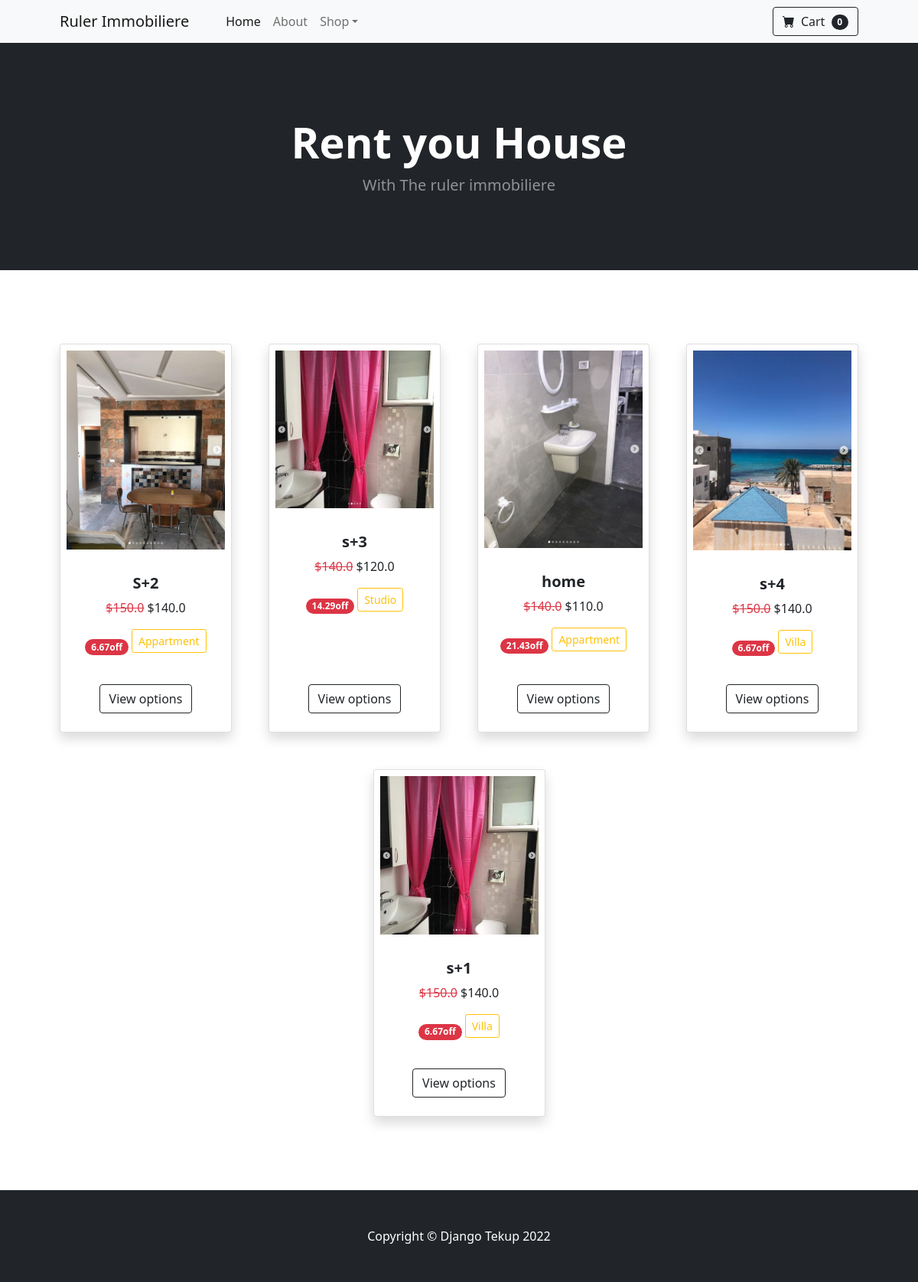
The page / on the database its author committed.
### frontend/models.py (models this page shows, shortened)
class Item(models.Model):
    title = models.CharField(max_length=100)
    price = models.FloatField()
    discount_price = models.FloatField(blank=True, null=True)
    category = models.CharField(choices=CATEGORY_CHOICES, max_length=5)
    label = models.CharField(choices=LABEL_CHOICES, max_length=5)
    slug = models.SlugField()
    description = models.TextField()
    image = models.ImageField()
    def get_discount_percent(self):
        discount_percent = 100 - ( self.discount_price * 100 / self.price)
        return discount_percent
    def get_item_url(self):
        return reverse('frontend:detail', kwargs={
            'slug': self.slug
        })

### frontend/views.py (the view)
# urls.py: path('', views.HomeView.as_view(), name='home'),
class HomeView(ListView):
    model = Item
    paginate_by = 6
    template_name = 'home.html'

### templates/home.html (shortened to what this page needs)
{% extends 'base.html' %}
{% block content %}
<section class="py-5">
            <div class="container px-4 px-lg-5 mt-5">
                <div class="row gx-4 gx-lg-5 row-cols-2 row-cols-md-3 row-cols-xl-4 justify-content-center">
                    {% for item in object_list %}
                    <div class="col mb-5">
                        <div class="card shadow h-100">
                            <img class="card-img-top p-2" src="{{ item.image.url }}" alt="..." />
                            <div class="card-body p-4">
                                <div class="text-center">
                                    <h5 class="fw-bolder">{{ item.title }}</h5>
                                    {% if item.discount_price %}
                                  <p><del class="mt-2 text-danger">${{ item.price }}</del>
                                  ${{ item.discount_price }}</p>
                                    <span class="badge rounded-pill bg-danger">{{ item.get_discount_percent|floatformat:2 }}off</span>
                                    {% else %}
                                    <p>${{ item.price }}</p>
                                    {% endif %}
                                    <p class="btn btn-outline-warning btn-sm">{{ item.get_category_display }} </p>
                                </div>
                            </div>
                            <div class="card-footer p-4 pt-0 border-top-0 bg-transparent">
                                <div class="text-center">
                                    <a class="btn btn-outline-dark mt-auto" href="{{ item.get_item_url }}">View options</a>
                                </div>
                            </div>
                        </div>
                    </div>
                    {% endfor %}
                </div>
            </div>
        </section>
{% endblock %}

### templates/base.html (shortened to what this page needs)
{% load static %}
<!DOCTYPE html>
<html lang="en">
    <head>
        <link href="https://cdn.jsdelivr.net/npm/bootstrap-icons@1.5.0/font/bootstrap-icons.css" rel="stylesheet" />
        <link href="{% static 'styles.css' %}" rel="stylesheet" />
    </head>
    <body>
        <nav class="navbar navbar-expand-lg navbar-light bg-light">
            <div class="container px-4 px-lg-5">
                <a class="navbar-brand" href="#!">Ruler Immobiliere</a>
                <div class="collapse navbar-collapse" id="navbarSupportedContent">
                    <ul class="navbar-nav me-auto mb-2 mb-lg-0 ms-lg-4">
                        <li class="nav-item"><a class="nav-link active" aria-current="page" href="{% url 'frontend:home' %}">Home</a></li>
                        <li class="nav-item"><a class="nav-link" href="#!">About</a></li>
                        <li class="nav-item dropdown">
                            <a class="nav-link dropdown-toggle" id="navbarDropdown" href="#" role="button" data-bs-toggle="dropdown" aria-expanded="false">Shop</a>
                        </li>
                    </ul>
                    <form class="d-flex">
                        <button class="btn btn-outline-dark" type="submit">
                            <i class="bi-cart-fill me-1"></i>
                            Cart
                            <span class="badge bg-dark text-white ms-1 rounded-pill">0</span>
                        </button>
                    </form>
                </div>
            </div>
        </nav>
        <header class="bg-dark py-5">
            <div class="container px-4 px-lg-5 my-5">
                <div class="text-center text-white">
                    <h1 class="display-4 fw-bolder">Rent you House</h1>
                    <p class="lead fw-normal text-white-50 mb-0">With The ruler immobiliere</p>
                </div>
            </div>
        </header>
        {% block content %}
        {% endblock %}
        <footer class="py-5 bg-dark">
            <div class="container"><p class="m-0 text-center text-white">Copyright &copy; Django Tekup 2022</p></div>
        </footer>
    </body>
</html>

### rows shown on the page
Item: image (picture), title "S+2", price "150.0", discount_price "140.0", get_discount_percent "6.67", category "Appartment"
Item: image (picture), title "s+3", price "140.0", discount_price "120.0", get_discount_percent "14.29", category "Studio"
Item: image (picture), title "home", price "140.0", discount_price "110.0", get_discount_percent "21.43", category "Appartment"
Item: image (picture), title "s+4", price "150.0", discount_price "140.0", get_discount_percent "6.67", category "Villa"
Item: image (picture), title "s+1", price "150.0", discount_price "140.0", get_discount_percent "6.67", category "Villa"
